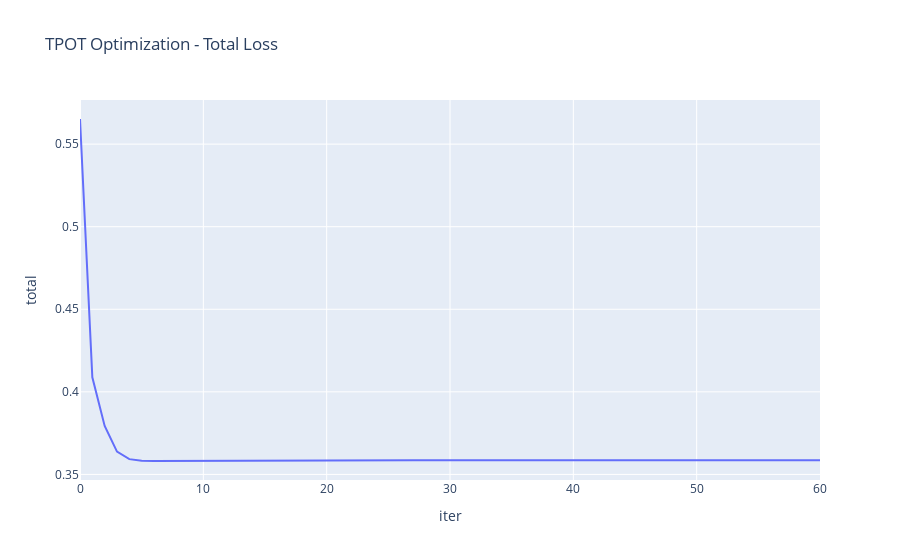
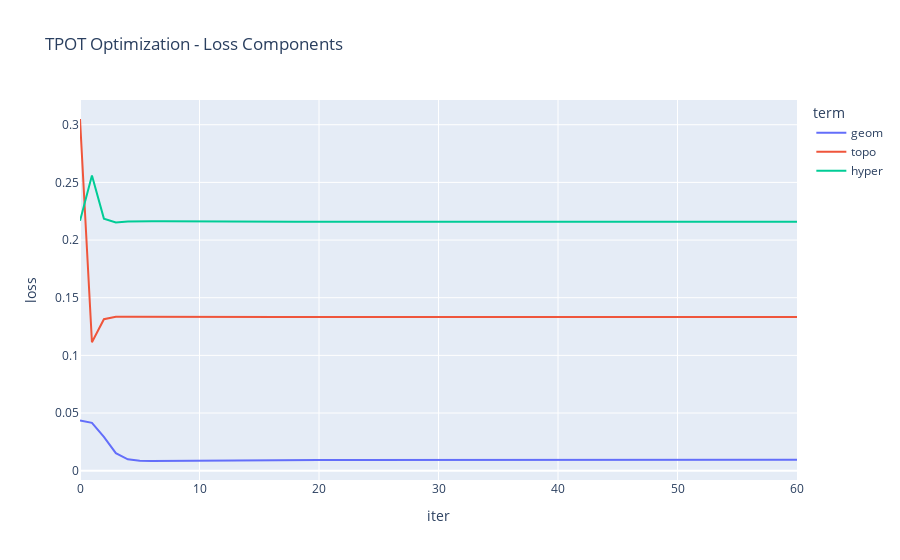

The cell these charts' notebook holds for them, in order:
### Code cell
import pandas
import plotly.express as px

history_df = pandas.DataFrame(loss_history) 

# total loss
fig_total = px.line(history_df, x="iter", y="total", title="TPOT Optimization - Total Loss")
fig_total.show()

# loss component（coot / ot / gw）
fig_terms = px.line(history_df.melt(id_vars="iter", value_vars=["geom","topo","hyper"],
                                    var_name="term", value_name="loss"),
                    x="iter", y="loss", color="term",
                    title="TPOT Optimization - Loss Components")
fig_terms.show()

### Figure 1 — Plotly figure (JSON) as saved in the notebook; plotly's stock layout.template omitted (floating-point values rounded to 4 significant figures)
{"data": [{"hovertemplate": "iter=%{x}<br>total=%{y}<extra></extra>", "legendgroup": "", "line": {"color": "#636efa", "dash": "solid"}, "marker": {"symbol": "circle"}, "mode": "lines", "name": "", "orientation": "v", "showlegend": false, "type": "scatter", "x": [0, 1, 2, 3, 4, 5, 6, 7, 8, 9, 10, 11, 12, 13, 14, 15, 16, 17, 18, 19, 20, 21, 22, 23, 24, 25, 26, 27, 28, 29, 30, 31, 32, 33, 34, 35, 36, 37, 38, 39, 40, 41, 42, 43, 44, 45, 46, 47, 48, 49, 50, 51, 52, 53, 54, 55, 56, 57, 58, 59, 60], "xaxis": "x", "y": [0.5652, 0.4088, 0.3793, 0.3638, 0.3592, 0.3582, 0.3581, 0.3582, 0.3582, 0.3583, 0.3584, 0.3584, 0.3585, 0.3585, 0.3585, 0.3585, 0.3585, 0.3585, 0.3586, 0.3586, 0.3586, 0.3586, 0.3586, 0.3586, 0.3586, 0.3586, 0.3586, 0.3586, 0.3586, 0.3586, 0.3586, 0.3586, 0.3586, 0.3586, 0.3586, 0.3586, 0.3586, 0.3586, 0.3586, 0.3586, 0.3586, 0.3586, 0.3586, 0.3586, 0.3586, 0.3586, 0.3586, 0.3586, 0.3586, 0.3586, 0.3586, 0.3586, 0.3586, 0.3586, 0.3586, 0.3586, 0.3586, 0.3586, 0.3586, 0.3586, 0.3586], "yaxis": "y"}], "layout": {"legend": {"tracegroupgap": 0}, "title": {"text": "TPOT Optimization - Total Loss"}, "xaxis": {"anchor": "y", "domain": [0, 1], "title": {"text": "iter"}}, "yaxis": {"anchor": "x", "domain": [0, 1], "title": {"text": "total"}}}}

### Figure 2 — Plotly figure (JSON) as saved in the notebook; plotly's stock layout.template omitted (floating-point values rounded to 4 significant figures)
{"data": [{"hovertemplate": "term=geom<br>iter=%{x}<br>loss=%{y}<extra></extra>", "legendgroup": "geom", "line": {"color": "#636efa", "dash": "solid"}, "marker": {"symbol": "circle"}, "mode": "lines", "name": "geom", "orientation": "v", "showlegend": true, "type": "scatter", "x": [0, 1, 2, 3, 4, 5, 6, 7, 8, 9, 10, 11, 12, 13, 14, 15, 16, 17, 18, 19, 20, 21, 22, 23, 24, 25, 26, 27, 28, 29, 30, 31, 32, 33, 34, 35, 36, 37, 38, 39, 40, 41, 42, 43, 44, 45, 46, 47, 48, 49, 50, 51, 52, 53, 54, 55, 56, 57, 58, 59, 60], "xaxis": "x", "y": [0.04361, 0.04148, 0.02939, 0.01515, 0.009823, 0.008538, 0.008399, 0.008502, 0.008659, 0.008816, 0.008956, 0.009072, 0.009163, 0.00923, 0.009276, 0.009307, 0.009327, 0.009342, 0.009352, 0.00936, 0.009365, 0.00937, 0.009373, 0.009376, 0.009378, 0.009379, 0.00938, 0.009381, 0.009382, 0.009383, 0.009383, 0.009384, 0.009384, 0.009384, 0.009384, 0.009384, 0.009384, 0.009384, 0.009385, 0.009385, 0.009385, 0.009385, 0.009385, 0.009385, 0.009385, 0.009385, 0.009385, 0.009385, 0.009385, 0.009385, 0.009385, 0.009385, 0.009385, 0.009385, 0.009385, 0.009385, 0.009385, 0.009385, 0.009385, 0.009385, 0.009385], "yaxis": "y"}, {"hovertemplate": "term=topo<br>iter=%{x}<br>loss=%{y}<extra></extra>", "legendgroup": "topo", "line": {"color": "#EF553B", "dash": "solid"}, "marker": {"symbol": "circle"}, "mode": "lines", "name": "topo", "orientation": "v", "showlegend": true, "type": "scatter", "x": [0, 1, 2, 3, 4, 5, 6, 7, 8, 9, 10, 11, 12, 13, 14, 15, 16, 17, 18, 19, 20, 21, 22, 23, 24, 25, 26, 27, 28, 29, 30, 31, 32, 33, 34, 35, 36, 37, 38, 39, 40, 41, 42, 43, 44, 45, 46, 47, 48, 49, 50, 51, 52, 53, 54, 55, 56, 57, 58, 59, 60], "xaxis": "x", "y": [0.305, 0.1114, 0.1314, 0.1334, 0.1334, 0.1334, 0.1333, 0.1333, 0.1333, 0.1333, 0.1333, 0.1334, 0.1334, 0.1334, 0.1334, 0.1334, 0.1334, 0.1334, 0.1334, 0.1334, 0.1334, 0.1334, 0.1334, 0.1334, 0.1334, 0.1334, 0.1334, 0.1334, 0.1334, 0.1334, 0.1334, 0.1334, 0.1334, 0.1334, 0.1334, 0.1334, 0.1334, 0.1334, 0.1334, 0.1334, 0.1334, 0.1334, 0.1334, 0.1334, 0.1334, 0.1334, 0.1334, 0.1334, 0.1334, 0.1334, 0.1334, 0.1334, 0.1334, 0.1334, 0.1334, 0.1334, 0.1334, 0.1334, 0.1334, 0.1334, 0.1334], "yaxis": "y"}, {"hovertemplate": "term=hyper<br>iter=%{x}<br>loss=%{y}<extra></extra>", "legendgroup": "hyper", "line": {"color": "#00cc96", "dash": "solid"}, "marker": {"symbol": "circle"}, "mode": "lines", "name": "hyper", "orientation": "v", "showlegend": true, "type": "scatter", "x": [0, 1, 2, 3, 4, 5, 6, 7, 8, 9, 10, 11, 12, 13, 14, 15, 16, 17, 18, 19, 20, 21, 22, 23, 24, 25, 26, 27, 28, 29, 30, 31, 32, 33, 34, 35, 36, 37, 38, 39, 40, 41, 42, 43, 44, 45, 46, 47, 48, 49, 50, 51, 52, 53, 54, 55, 56, 57, 58, 59, 60], "xaxis": "x", "y": [0.2166, 0.2559, 0.2186, 0.2153, 0.216, 0.2164, 0.2164, 0.2163, 0.2162, 0.2161, 0.2161, 0.216, 0.2159, 0.2159, 0.2159, 0.2159, 0.2158, 0.2158, 0.2158, 0.2158, 0.2158, 0.2158, 0.2158, 0.2158, 0.2158, 0.2158, 0.2158, 0.2158, 0.2158, 0.2158, 0.2158, 0.2158, 0.2158, 0.2158, 0.2158, 0.2158, 0.2158, 0.2158, 0.2158, 0.2158, 0.2158, 0.2158, 0.2158, 0.2158, 0.2158, 0.2158, 0.2158, 0.2158, 0.2158, 0.2158, 0.2158, 0.2158, 0.2158, 0.2158, 0.2158, 0.2158, 0.2158, 0.2158, 0.2158, 0.2158, 0.2158], "yaxis": "y"}], "layout": {"legend": {"title": {"text": "term"}, "tracegroupgap": 0}, "title": {"text": "TPOT Optimization - Loss Components"}, "xaxis": {"anchor": "y", "domain": [0, 1], "title": {"text": "iter"}}, "yaxis": {"anchor": "x", "domain": [0, 1], "title": {"text": "loss"}}}}
